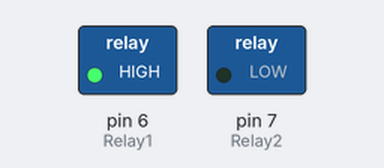
Recording of a sketch running on a simulated Arduino Uno, built with avr-gcc and run on an emulated ATmega328P. Shown: switched loads named in the sketch (green lamp = pin HIGH).

Above: at 1.0 s.
At 3.0 s:
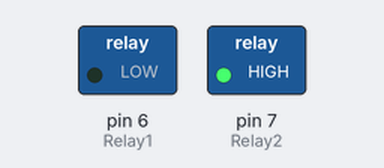
Timing chart, 0 to 5.2 s (numbered marks = the images above):
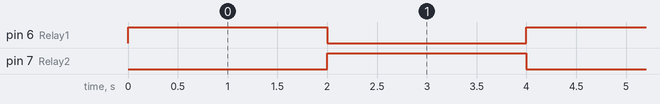

Measured:
- by itself, pin 6 (Relay1), pin 7 (Relay2): alternates HIGH for 2.0 s and LOW for 2.0 s

The sketch:

RelayTest.ino
```cpp
int Relay1 = 6;
int Relay2 = 7;

void setup()
{
    pinMode(Relay1, OUTPUT); //Set Pin12 as output
    pinMode(Relay2, OUTPUT); //Set Pin12 as output
}

void loop()
{
    digitalWrite(Relay1, HIGH); //Turn off relay
    digitalWrite(Relay2, LOW); //Turn off relay
    delay(2000);
    digitalWrite(Relay1, LOW); //Turn on relay
    digitalWrite(Relay2, HIGH); //Turn off relay
    delay(2000);
}
```
